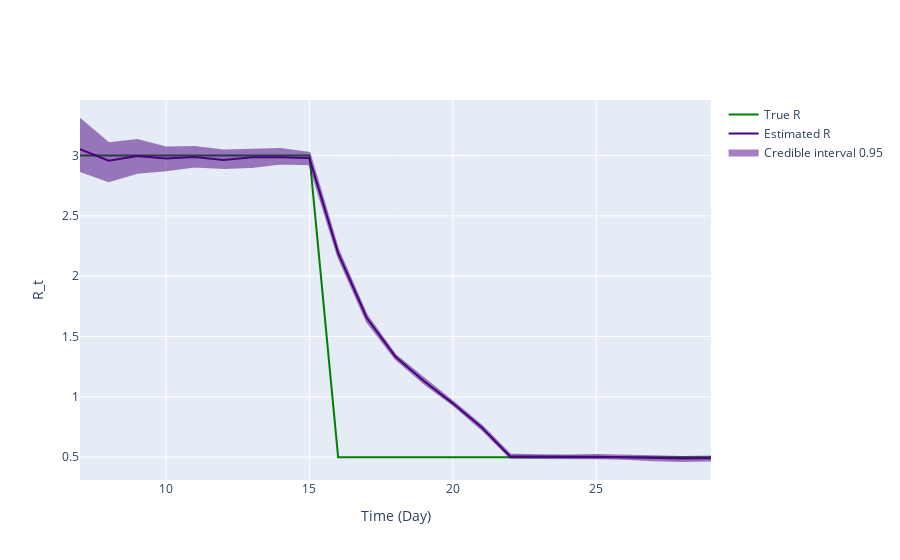

The code cell stored with this chart in its notebook:
### Markdown cell above
## Inference plot using class method results

### Code cell
fig = ReproductionNumberPlot()

fig.add_ground_truth_rt(ground_truth)
fig.add_interval_rt(new_intervals)

fig.update_labels(time_label='Time (Day)', r_label='R_t')

fig.show_figure()

### Figure 1 — Plotly figure (JSON) as saved in the notebook; plotly's stock layout.template omitted (floating-point values rounded to 4 significant figures)
{"data": [{"line": {"color": "green"}, "mode": "lines", "name": "True R", "type": "scatter", "x": [7, 8, 9, 10, 11, 12, 13, 14, 15, 16, 17, 18, 19, 20, 21, 22, 23, 24, 25, 26, 27, 28, 29], "y": [3, 3, 3, 3, 3, 3, 3, 3, 3, 0.5, 0.5, 0.5, 0.5, 0.5, 0.5, 0.5, 0.5, 0.5, 0.5, 0.5, 0.5, 0.5, 0.5]}, {"line": {"color": "indigo"}, "mode": "lines", "name": "Estimated R", "type": "scatter", "x": [7, 8, 9, 10, 11, 12, 13, 14, 15, 16, 17, 18, 19, 20, 21, 22, 23, 24, 25, 26, 27, 28, 29], "y": [3.053, 2.956, 2.997, 2.976, 2.987, 2.964, 2.985, 2.985, 2.978, 2.192, 1.653, 1.332, 1.129, 0.9459, 0.7478, 0.5061, 0.5048, 0.5007, 0.5028, 0.4998, 0.4951, 0.4885, 0.4908]}, {"fill": "toself", "fillcolor": "indigo", "line": {"color": "indigo"}, "mode": "lines", "name": "Credible interval 0.95", "opacity": 0.5, "type": "scatter", "x": [7, 8, 9, 10, 11, 12, 13, 14, 15, 16, 17, 18, 19, 20, 21, 22, 23, 24, 25, 26, 27, 28, 29, 29, 28, 27, 26, 25, 24, 23, 22, 21, 20, 19, 18, 17, 16, 15, 14, 13, 12, 11, 10, 9, 8, 7], "y": [3.303, 3.102, 3.129, 3.066, 3.071, 3.041, 3.047, 3.054, 3.022, 2.222, 1.675, 1.346, 1.151, 0.9611, 0.7627, 0.5215, 0.5151, 0.513, 0.518, 0.5156, 0.508, 0.5019, 0.5054, 0.4715, 0.468, 0.4744, 0.4866, 0.491, 0.4888, 0.4921, 0.4954, 0.7319, 0.9337, 1.111, 1.315, 1.625, 2.161, 2.927, 2.934, 2.905, 2.897, 2.909, 2.877, 2.857, 2.788, 2.872]}], "layout": {"hovermode": "x unified", "xaxis": {"title": {"text": "Time (Day)"}}, "yaxis": {"title": {"text": "R_t"}}}}
